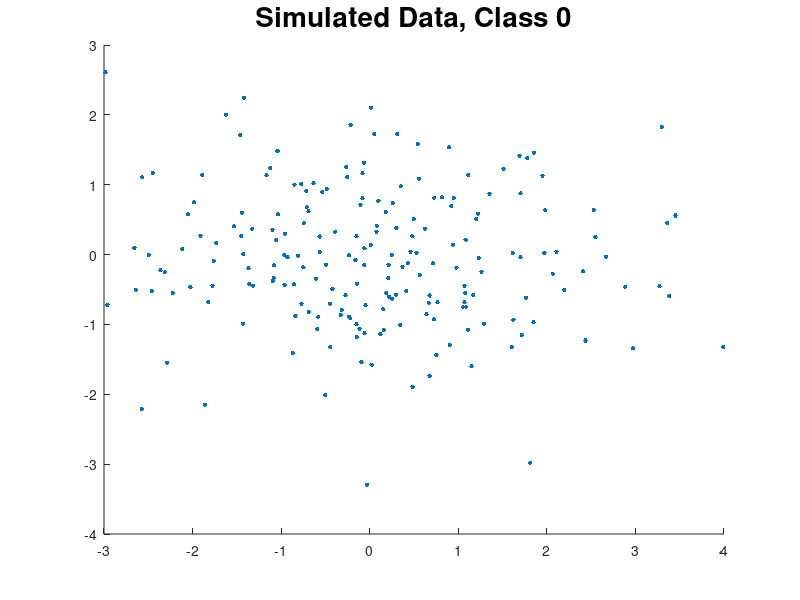
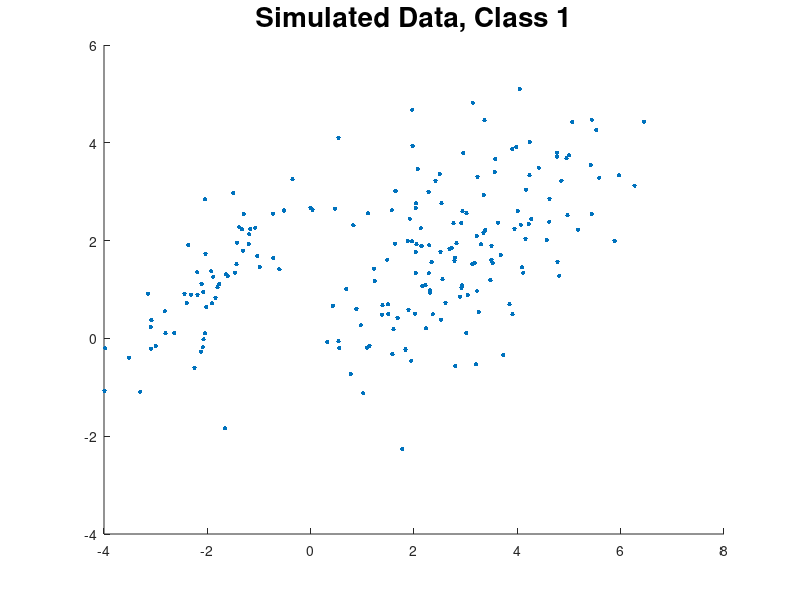

MATLAB code for these plots, in order: (Note: this script raises an error after producing the figures.)
%% 1) Generate 2D synthetic data for binary classification
%https://www.mathworks.com/help/stats/simulate-data-from-a-gaussian-mixture-model.html
N = 200; % Number of samples

% Class 0
m_0      = [0, 0]';

theta    = 0;
lambda_1 = 2; u_1 = [cos(theta), sin(theta)]'; lambda_2 = 1; u_2 = [-sin(theta), cos(theta)]';
C_0      = lambda_1*(u_1*u_1') + lambda_2*(u_2*u_2');

gm_0 = gmdistribution(m_0',C_0);

rng('default'); % For reproducibility
X_0 = random(gm_0,N)';
figure('Name','Sample data for class 0'), clf; hold on;
%gmPDF = @(x,y)pdf(gm_0,[x y]); ezcontour(gmPDF);
scatter(X_0(1,:),X_0(2,:),100,'.') % Scatter plot with points of size 100
title('Simulated Data, Class 0','FontSize',20);

% Class 1
% Component A:
pi_A     = 1/3;
m_A      = [-2, 1]';

theta    = -3/4 * pi;
lambda_1 = 2; u_1 = [cos(theta), sin(theta)]'; lambda_2 = 1/4; u_2 = [-sin(theta), cos(theta)]';
C_A      = lambda_1*(u_1*u_1') + lambda_2*(u_2*u_2');
% Component B:
pi_B     = 2/3;
m_B      = [3, 2]';

theta    = pi/4;
lambda_1 = 3; u_1 = [cos(theta), sin(theta)]'; lambda_2 = 1; u_2 = [-sin(theta), cos(theta)]';
C_B      = lambda_1*(u_1*u_1') + lambda_2*(u_2*u_2');

% Gaussian Mixture of Component A and Component B
gm_1 = gmdistribution([m_A'; m_B'], cat(3,C_A,C_B), [pi_A, pi_B]);

rng('default'); % For reproducibility
X_1 = random(gm_1,N)';
figure('Name','Sample data for class 1'); clf; hold on;
%gmPDF = @(x,y)pdf(gm_1,[x y]); ezcontour(gmPDF);
scatter(X_1(1,:),X_1(2,:),100,'.') % Scatter plot with points of size 100
title('Simulated Data, Class 1','FontSize',20);

save parameters.mat m_0 C_0 pi_A m_A C_A pi_B m_B C_B

%% 2) Classification with the MAP Decision Rule
X = [X_0 X_1];
t = classify_with_map(X);

u = linspace(-5, 5, N);
v = linspace(-5, 5, N);

z = zeros(length(u), length(v));

for i = 1:length(u)
    for j = 1:length(v)
        x(:,j) = [u(i) v(j)]';
    end
    class_0_probability = calculate_probability(x,0);
	class_1_probability = calculate_probability(x,1);
    z(:,i) = class_1_probability - class_0_probability;
end

figure('Name','Binary Classification, MAP Decision Rule'); clf; hold on;
scatter(X_0(1,:),X_0(2,:),100,'.');
scatter(X_1(1,:),X_1(2,:),100,'.');
contour(u,v,z,[0,0],'LineWidth',2);
legend({'$t = 0$','$t = 1$','Decision Boundary'},'Interpreter','Latex','FontSize',20,'Location','SouthEast');
title('Binary Classification with the MAP Decision Rule','FontSize',20);

% The decision boundary is computed using a contour plot in the range [0,0]

%% 3) Estimate the conditional probability of incorrect classification for each class
c0_correct = 0;
c1_correct = 0;

X = [X_0 X_1];
N_test = size(X,2);

for i = 1:N_test
    if (i <= N_test/2 && t(i) == 0)
        c0_correct = c0_correct + 1; 
    elseif (i > N_test/2 && t(i) == 1)
        c1_correct = c1_correct + 1; 
    end
end

c0_incorrect_probability = (N_test/2 - c0_correct)/(N_test/2);
c1_incorrect_probability = (N_test/2 - c1_correct)/(N_test/2);

fprintf('MAP Decision Rule:\n');
fprintf('\tProbability of incorrect classification:\n');
fprintf('\tClass 0: %2.2f\n', c0_incorrect_probability);
fprintf('\tClass 1: %2.2f\n', c1_incorrect_probability);

% From the classification with the MAP decision rule, we see that we get about
% 85% correct classification. The expected error probability is therefore
% 15%.
% The number of samples should be at least 10 times larger than the inverse
% of the expected error probability, that is N > 10*5
% Therefore, a good choice is N=100.

% save('class_samples.mat','X_0','X_1');

%% 4) Kernelized logistic regression
N = 100;
a_prev = randn(N,1);
for iteration = 1:10
    %rng('default'); % For reproducibility
    X_0 = random(gm_0,N/2)';
    X_1 = random(gm_1,N/2)';

    l = 0.5; %2.7
    lambda = 0.001; % 10^-3;

    X = [X_0 X_1];

    %N = 10;
    %X = [1 2; 1.5 3; 2 4; 2.5 5; 9 10; 11 12; 13 14; 15 16; 17 18; 20 20]';

    K = zeros(N,2);
    for i = 1:N
        for j = 1:N
            K(i,j) = exp(-(norm(X(:,i)-X(:,j)))^2/(2*l^2));
        end
    end

    t = [zeros(1,N/2), ones(1,N/2)]';

    a = a_prev;
    for i = 1:100
        y = (sigmf(a'*K,[1 0]))';
        R = diag(y.*(1-y));
        E_map_grad = K * (y - t + lambda*a);
        H = K*R*K + lambda*K;

        a_old = a;
        a = a - inv(H)*E_map_grad;

        if abs(a - a_old) < 0.01
            %fprintf('Newton iterations converged in %d steps.\n',i);
            a_prev = a;
            break;
        end
        if i == 100
           %fprintf('Reached end of loop\n');
        end
    end
end

a = a_prev;

%% 5) Plot training data points and show the decision boundaries
res = 200;
u = linspace(-10,10,res);
v = linspace(-10,10,res);
z = zeros(res,res);

K = zeros(N,1);
for i = 1:res
    for j = 1:res
        x = [u(i) v(j)]';
        for k = 1:length(X)
            K(k) = exp(-norm(X(:,k)-x)^2/(2*l^2));
        end
        z(i,j) = a'*K;
    end
end

figure('Name','Binary Classification'); clf; hold on;
scatter(X(1,1:end/2),X(2,1:end/2),100,'.');
scatter(X(1,end/2+1:end),X(2,end/2+1:end),100,'.');
contour(u,v,z,[0 0],'LineWidth',2);
legend({'$t = 0$','$t = 1$','Decision Boundary'},'Interpreter','Latex','FontSize',20,'Location','SouthEast');
title('Binary Classification using Kernelized Logistic Regression','FontSize',20);

%% 6) Conditional probability of incorrect classification for each class
load class_samples.mat

% Check which samples were correctly classified
c0_correct = 0;
c1_correct = 0;

X_test = [X_0 X_1];

N_test = size(X_test,2);
K_test = zeros(N_test,1);
for i = 1:N_test
    for k = 1:length(X)
        K_test(k) = exp(-norm(X(:,k)-X_test(:,i))^2/(2*l^2));
    end
    z_test = a'*K_test;
    if (i <= N_test/2 && z_test < 0)
        c0_correct = c0_correct + 1;
    elseif (i > N_test/2 && z_test > 0)
        c1_correct = c1_correct + 1; 
    end
end

c0_incorrect_probability = (N_test/2 - c0_correct)/(N_test/2);
c1_incorrect_probability = (N_test/2 - c1_correct)/(N_test/2);

fprintf('Kernelized Logistic Regression:\n');
fprintf('\tProbability of incorrect classification:\n');
fprintf('\tClass 0: %2.2f\n', c0_incorrect_probability);
fprintf('\tClass 1: %2.2f\n', c1_incorrect_probability);

% The probability of incorrect classification here is higher than when the MAP decision rule is used.

%% 7) Non-kernelized logistic regression
degree = 3; % The feature vector will include all monomials up to the degree'th power.

N = 200; % Number of samples
X_0 = random(gm_0,N)';
X_1 = random(gm_1,N)';

[w,~] = newton_update([X_0 X_1],N,degree);

figure('Name','Binary Classification, Non-kernelized Logistic Regression'); clf; hold on;
scatter(X_0(1,:),X_0(2,:),100,'.');
scatter(X_1(1,:),X_1(2,:),100,'.');
plot_decision_boundary(N,degree,w);
legend({'$t = 0$','$t = 1$','Decision Boundary'},'Interpreter','Latex','FontSize',20,'Location','SouthEast');
title('Binary Classification using Non-kernelized Logistic Regression','FontSize',20);

% Classification
load class_samples.mat
X = [X_0, X_1];
Phi = map_feature(X,degree);
N = size(X,2);
[c0_incorrect_probability,c1_incorrect_probability] = classify_generated_samples_from_feature_vector(N,Phi,w);
fprintf('Non-kernelized Logistic Regression:\n');
fprintf('\tProbability of incorrect classification:\n');
fprintf('\tClass 0: %2.2f\n', c0_incorrect_probability);
fprintf('\tClass 1: %2.2f\n', c1_incorrect_probability);

% No overfitting observed



